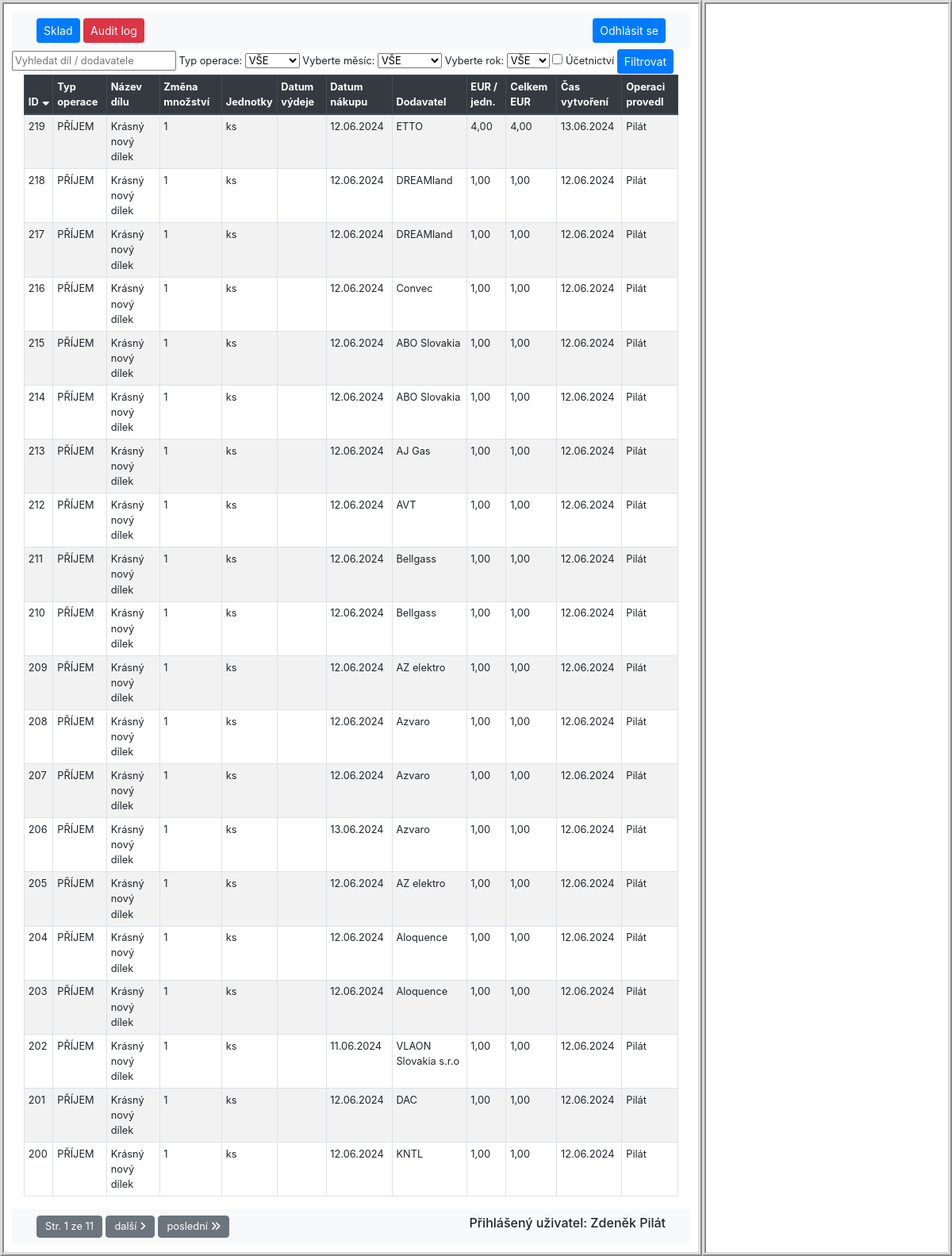
/sklad/audit_logs/ (signed in), run on the app's committed database.
### hpm_sklad/models.py (models this page shows, shortened)
class AuditLog(models.Model):
    class Meta:
        verbose_name_plural = "Auditovací logy"
        ordering = ["-id"]
    MOVEMENT_CHOICES = [
        ('PŘÍJEM', 'Příjem'),
        ('VÝDEJ', 'Výdej')
    ]
    JEDNOTKY_CHOICES = [
        ('ks', 'kus'),
        ('kg', 'kilogram'),
        ('par', 'pár'),
        ('l', 'litr'),
        ('m', 'metr'),
        ('baleni', 'balení'),
    ]
    ucetnictvi = models.BooleanField(verbose_name="Účetnictví")
    evidencni_cislo = models.ForeignKey(Sklad, on_delete=models.CASCADE, verbose_name="Evidenční číslo")
    interne_cislo = models.IntegerField(null=True, verbose_name="Číslo karty")
    objednano = models.CharField(max_length=100, null=True, blank=True, verbose_name="Objednáno?")
    nazev_dilu = models.CharField(max_length=100, verbose_name="Název dílu", db_index=True)
    zmena_mnozstvi = models.IntegerField(verbose_name="Změna množství")
    mnozstvi = models.PositiveIntegerField(verbose_name="Množství")
    jednotky = models.CharField(max_length=10, choices=JEDNOTKY_CHOICES, default='ks', verbose_name="Jednotky")
    typ_operace = models.CharField(max_length=10, choices=MOVEMENT_CHOICES, verbose_name="Typ operace")
    pouzite_zarizeni = models.CharField(max_length=70, null=True, verbose_name="Pro zařízení")
    umisteni = models.CharField(max_length=25, verbose_name="Umístění")
    dodavatel = models.CharField(max_length=70, verbose_name="Dodavatel")
    datum_vydeje = models.DateField(null=True, blank=True, verbose_name="Datum výdeje")
    datum_nakupu = models.DateField(null=True, blank=True, verbose_name="Datum nákupu")
    cislo_objednavky = models.CharField(max_length=20, null=True, blank=True, verbose_name="Číslo objednávky")
    jednotkova_cena_eur = models.FloatField(default=0.0, verbose_name="EUR/jednotka")
    celkova_cena_eur = models.FloatField(default=0.0, verbose_name="Celkem EUR")
    cas_vytvoreni = models.DateTimeField(auto_now_add=True, verbose_name="Čas vytvoření")
    operaci_provedl = models.ForeignKey(User, on_delete=models.CASCADE, verbose_name="Operaci provedl")
    poznamka = models.CharField(null=True, blank=True, max_length=200, verbose_name="Poznámka")

### hpm_sklad/views.py (the view)
# urls.py: path('sklad/audit_logs/', views.AuditLogListView.as_view(), name='audit_log'),
class AuditLogListView(LoginRequiredMixin, ListView):
    model = AuditLog
    template_name = 'hpm_sklad/audit_log.html'  # Zajistěte, že tato cesta je správná
    paginate_by = 20
    def get_context_data(self, **kwargs):
        context = super().get_context_data(**kwargs)
        selected_id = self.request.GET.get('selected', None)
        if selected_id:
            context['selected_item'] = get_object_or_404(AuditLog, id=selected_id)
        else:
            context['selected_item'] = None
        current_year = datetime.datetime.now().year
        context['years'] = range(current_year, 2023, -1)
        context.update({
            'sort': self.request.GET.get('sort', 'id'),
            'order': self.request.GET.get('order', 'down'),
            'query': self.request.GET.get('query', ''),
            'typ_operace': self.request.GET.get('typ_operace', 'VŠE'),
            'month': self.request.GET.get('month', 'VŠE'),
            'year': self.request.GET.get('year', 'VŠE'),
            'ucetnictvi': self.request.GET.get('ucetnictvi', ''),
            'current_user': self.request.user,
        })
        return context
    def get_queryset(self):
        queryset = AuditLog.objects.all()
        query = self.request.GET.get('query', '')
        sort = self.request.GET.get('sort', 'id')
        order = self.request.GET.get('order', 'down')
        if query:
            queryset = queryset.filter(
                Q(nazev_dilu__icontains=query) | Q(dodavatel__icontains=query)
            )
        if self.request.GET.get('ucetnictvi', '') == 'on':
            queryset = queryset.filter(ucetnictvi=True)
        typ_operace = self.request.GET.get('typ_operace', 'VŠE')
        if typ_operace != 'VŠE':
            queryset = queryset.filter(typ_operace=typ_operace)
        month = self.request.GET.get('month', 'VŠE')
        year = self.request.GET.get('year', 'VŠE')
        if month != 'VŠE' and year != 'VŠE':
            queryset = queryset.filter(
                Q(datum_vydeje__year=year, datum_vydeje__month=month) |
                Q(datum_nakupu__year=year, datum_nakupu__month=month)
            )
        if order == 'down':
            sort = f"-{sort}"
        queryset = queryset.order_by(sort)
        return queryset

### hpm_sklad/templatetags/custom_filters.py (called while the page is built)
@register.filter
def url_remove_param(querystring, params):
    params = params.split(',')
    new_querystring = '&'.join(
        f"{key}={value}"
        for part in querystring.split('&')
        if '=' in part and (key := part.split('=')[0]) not in params and (value := part.split('=')[1])
    )
    return new_querystring

### hpm_sklad/templates/hpm_sklad/audit_log.html (shortened to what this page needs)
{% extends "hpm_sklad/base_left_right_column.html" %}
{% load static %}
{% load custom_filters %}
{% block navbar %}
    <div class="col">
        <a class="btn btn-primary btn-sm" href="{% url 'sklad' %}">Sklad</a>
        <a class="btn btn-danger btn-sm" href="{% url 'audit_log' %}">Audit log</a>
    </div>
    <div class="col-auto">
        {% include "hpm_sklad/login.html" %}
    </div>
{% endblock %}
{% block left_content %}
    <form method="GET" action="" class="search-form">
        <div class="search-group small">
            <input class="search" type="text" name="query" placeholder="Vyhledat díl / dodavatele" value="{{ request.GET.query }}">
            <label for="typ_operace">Typ operace:</label>
            <select name="typ_operace" class="search" id="typ_operace">
                <option value="VŠE" {% if request.GET.typ_operace == 'VŠE' or not request.GET.typ_operace %}selected{% endif %}>VŠE</option>
            </select>
            <label for="month">Vyberte měsíc:</label>
            <select name="month" id="month" class="search">
                <option value="VŠE" {% if request.GET.month == 'VŠE' or not request.GET.month %}selected{% endif %}>VŠE</option>
            </select>
            <label for="year">Vyberte rok:</label>
            <select name="year" id="year" class="search">
                <option value="VŠE" {% if request.GET.year == 'VŠE' or not request.GET.year %}selected{% endif %}>VŠE</option>
            </select>
            <label>
                <input type="checkbox" name="ucetnictvi" {% if request.GET.ucetnictvi == 'on' %}checked{% endif %}> Účetnictví
            </label>
            <button class="btn btn-primary btn-sm" type="submit">Filtrovat</button>
        </div>
    </form>
    <div class="container-fluid">
        <table class="table table-sm table-hover table-striped table-bordered">
            <thead class="thead-dark">
                <tr>
                    {% with request.GET.urlencode as querystring %}
                        <th>
                            <a href="?sort=id&order={% if request.GET.sort == 'id' and request.GET.order == 'up' %}down{% else %}up{% endif %}&{{ querystring|url_remove_param:'sort,order' }}">
                                ID
                                {% if not request.GET.sort %}
                                    <i class="fas fa-sort-down"></i>
                                {% endif %}
                            </a>
                        </th>
                        <th>
                            <a href="?sort=typ_operace&order={% if request.GET.sort == 'typ_operace' and request.GET.order == 'up' %}down{% else %}up{% endif %}&{{ querystring|url_remove_param:'sort,order' }}">
                                Typ operace
                            </a>
                        </th>
                        <th>
                            <a href="?sort=nazev_dilu&order={% if request.GET.sort == 'nazev_dilu' and request.GET.order == 'up' %}down{% else %}up{% endif %}&{{ querystring|url_remove_param:'sort,order' }}">
                                Název dílu
                            </a>
                        </th>
                        <th>
                            <a href="?sort=zmena_mnozstvi&order={% if request.GET.sort == 'zmena_mnozstvi' and request.GET.order == 'up' %}down{% else %}up{% endif %}&{{ querystring|url_remove_param:'sort,order' }}">
                                Změna množství
                            </a>
                        </th>
                        <th>
                            <a href="?sort=jednotky&order={% if request.GET.sort == 'jednotky' and request.GET.order == 'up' %}down{% else %}up{% endif %}&{{ querystring|url_remove_param:'sort,order' }}">
                                Jednotky
                            </a>
                        </th>
                        <th>
                            <a href="?sort=datum_vydeje&order={% if request.GET.sort == 'datum_vydeje' and request.GET.order == 'up' %}down{% else %}up{% endif %}&{{ querystring|url_remove_param:'sort,order' }}">
                                Datum výdeje
                            </a>
                        </th>
                        <th>
                            <a href="?sort=datum_nakupu&order={% if request.GET.sort == 'datum_nakupu' and request.GET.order == 'up' %}down{% else %}up{% endif %}&{{ querystring|url_remove_param:'sort,order' }}">
                                Datum nákupu
                            </a>
                        </th>
                        <th>
                            <a href="?sort=dodavatel&order={% if request.GET.sort == 'dodavatel' and request.GET.order == 'up' %}down{% else %}up{% endif %}&{{ querystring|url_remove_param:'sort,order' }}">
                                Dodavatel
                            </a>
                        </th>
                        <th>
                            <a href="?sort=jednotkova_cena_eur&order={% if request.GET.sort == 'jednotkova_cena_eur' and request.GET.order == 'up' %}down{% else %}up{% endif %}&{{ querystring|url_remove_param:'sort,order' }}">
                                EUR / jedn.
                            </a>
                        </th>
                        <th>
                            <a href="?sort=celkova_cena_eur&order={% if request.GET.sort == 'celkova_cena_eur' and request.GET.order == 'up' %}down{% else %}up{% endif %}&{{ querystring|url_remove_param:'sort,order' }}">
                                Celkem EUR
                            </a>
                        </th>
                        <th>
                            <a href="?sort=cas_vytvoreni&order={% if request.GET.sort == 'cas_vytvoreni' and request.GET.order == 'up' %}down{% else %}up{% endif %}&{{ querystring|url_remove_param:'sort,order' }}">
                                Čas vytvoření
                            </a>
                        </th>
                        <th>
                            <a href="?sort=operaci_provedl&order={% if request.GET.sort == 'operaci_provedl' and request.GET.order == 'up' %}down{% else %}up{% endif %}&{{ querystring|url_remove_param:'sort,order' }}">
                                Operaci provedl
                            </a>
                        </th>
                    {% endwith %}
                </tr>
            </thead>
            <tbody class="show-pointer">
                {% for item in object_list %}
                    <tr data-id="{{ item.id }}" data-detail-url="{% url 'detail_audit_log' item.id %}" onclick="loadDetail('{% url 'detail_audit_log' item.id %}', '{{ item.id }}')"
                    {% if item.id == selected_item.id %} class="table-info"{% endif %}>
                        <td>{{ item.id }}</td>
                        <td>{{ item.typ_operace }}</td>
                        <td>{{ item.nazev_dilu|truncatechars:58 }}</td>
                        <td>{{ item.zmena_mnozstvi }}</td>
                        <td>{{ item.jednotky }}</td>
                        <td>{{ item.datum_vydeje | date:"d.m.Y" }}</td>
                        <td>{{ item.datum_nakupu | date:"d.m.Y" }}</td>
                        <td>{{ item.dodavatel|truncatechars:20 }}</td>
                        <td>{{ item.jednotkova_cena_eur|floatformat:2 }}</td>
                        <td>{{ item.celkova_cena_eur|floatformat:2 }}</td>
                        <td>{{ item.cas_vytvoreni|date:"d.m.Y" }}</td>
                        <td>{{ item.operaci_provedl.last_name }}</td>
                    </tr>
                {% endfor %}
            </tbody>
        </table>
    </div>
    {% include "hpm_sklad/pagination.html" %}
{% endblock %}

### hpm_sklad/templates/hpm_sklad/pagination.html (shortened to what this page needs)
{% load custom_filters %}
{% if is_paginated %}
<div class="navbar navbar-expand-lg navbar-light bg-light">
    <span class="col">
        <span class="btn btn-secondary btn-xs">
            Str. {{ page_obj.number }} ze {{ page_obj.paginator.num_pages }}
        </span>
        {% if page_obj.has_next %}
            <a class="btn btn-secondary btn-xs" href="?page={{ page_obj.next_page_number }}&{{ request.GET.urlencode|url_remove_param:'page' }}">další <i class="fas fa-angle-right"></i></a>
            <a class="btn btn-secondary btn-xs" href="?page={{ page_obj.paginator.num_pages }}&{{ request.GET.urlencode|url_remove_param:'page' }}">poslední <i class="fas fa-angles-right"></i></a>
        {% endif %}
    </span>
    <h6 class="col-auto">Přihlášený uživatel: {{ current_user.first_name }} {{ current_user.last_name }}</h6>
</div>
{% endif %}

### hpm_sklad/static/css/style.css (style rules this page uses)
table { font-size: 0.8rem; }
.table-sm th a { color: inherit; text-decoration: none; display: inline-flex; align-items: center; }
.table-sm th a .fa-sort-up, .table-sm th a .fa-sort-down { margin-left: 5px; }
.show-pointer { cursor: pointer; }
.btn-xs { font-size: 0.8rem !important; padding: 3px 10px !important; }

### data on the page
AuditLog: id "219", typ_operace "PŘÍJEM", nazev_dilu "Krásný nový dílek", zmena_mnozstvi "1", jednotky "ks", datum_nakupu "12.06.2024", dodavatel "ETTO", jednotkova_cena_eur "4,00", celkova_cena_eur "4,00", cas_vytvoreni "13.06.2024", operaci_provedl.last_name "Pilát"
AuditLog: id "218", typ_operace "PŘÍJEM", nazev_dilu "Krásný nový dílek", zmena_mnozstvi "1", jednotky "ks", datum_nakupu "12.06.2024", dodavatel "DREAMland", jednotkova_cena_eur "1,00", celkova_cena_eur "1,00", cas_vytvoreni "12.06.2024", operaci_provedl.last_name "Pilát"
AuditLog: id "217", typ_operace "PŘÍJEM", nazev_dilu "Krásný nový dílek", zmena_mnozstvi "1", jednotky "ks", datum_nakupu "12.06.2024", dodavatel "DREAMland", jednotkova_cena_eur "1,00", celkova_cena_eur "1,00", cas_vytvoreni "12.06.2024", operaci_provedl.last_name "Pilát"
AuditLog: id "216", typ_operace "PŘÍJEM", nazev_dilu "Krásný nový dílek", zmena_mnozstvi "1", jednotky "ks", datum_nakupu "12.06.2024", dodavatel "Convec", jednotkova_cena_eur "1,00", celkova_cena_eur "1,00", cas_vytvoreni "12.06.2024", operaci_provedl.last_name "Pilát"
AuditLog: id "215", typ_operace "PŘÍJEM", nazev_dilu "Krásný nový dílek", zmena_mnozstvi "1", jednotky "ks", datum_nakupu "12.06.2024", dodavatel "ABO Slovakia", jednotkova_cena_eur "1,00", celkova_cena_eur "1,00", cas_vytvoreni "12.06.2024", operaci_provedl.last_name "Pilát"
AuditLog: id "214", typ_operace "PŘÍJEM", nazev_dilu "Krásný nový dílek", zmena_mnozstvi "1", jednotky "ks", datum_nakupu "12.06.2024", dodavatel "ABO Slovakia", jednotkova_cena_eur "1,00", celkova_cena_eur "1,00", cas_vytvoreni "12.06.2024", operaci_provedl.last_name "Pilát"
AuditLog: id "213", typ_operace "PŘÍJEM", nazev_dilu "Krásný nový dílek", zmena_mnozstvi "1", jednotky "ks", datum_nakupu "12.06.2024", dodavatel "AJ Gas", jednotkova_cena_eur "1,00", celkova_cena_eur "1,00", cas_vytvoreni "12.06.2024", operaci_provedl.last_name "Pilát"
AuditLog: id "212", typ_operace "PŘÍJEM", nazev_dilu "Krásný nový dílek", zmena_mnozstvi "1", jednotky "ks", datum_nakupu "12.06.2024", dodavatel "AVT", jednotkova_cena_eur "1,00", celkova_cena_eur "1,00", cas_vytvoreni "12.06.2024", operaci_provedl.last_name "Pilát"
AuditLog: id "211", typ_operace "PŘÍJEM", nazev_dilu "Krásný nový dílek", zmena_mnozstvi "1", jednotky "ks", datum_nakupu "12.06.2024", dodavatel "Bellgass", jednotkova_cena_eur "1,00", celkova_cena_eur "1,00", cas_vytvoreni "12.06.2024", operaci_provedl.last_name "Pilát"
AuditLog: id "210", typ_operace "PŘÍJEM", nazev_dilu "Krásný nový dílek", zmena_mnozstvi "1", jednotky "ks", datum_nakupu "12.06.2024", dodavatel "Bellgass", jednotkova_cena_eur "1,00", celkova_cena_eur "1,00", cas_vytvoreni "12.06.2024", operaci_provedl.last_name "Pilát"
AuditLog: id "209", typ_operace "PŘÍJEM", nazev_dilu "Krásný nový dílek", zmena_mnozstvi "1", jednotky "ks", datum_nakupu "12.06.2024", dodavatel "AZ elektro", jednotkova_cena_eur "1,00", celkova_cena_eur "1,00", cas_vytvoreni "12.06.2024", operaci_provedl.last_name "Pilát"
AuditLog: id "208", typ_operace "PŘÍJEM", nazev_dilu "Krásný nový dílek", zmena_mnozstvi "1", jednotky "ks", datum_nakupu "12.06.2024", dodavatel "Azvaro", jednotkova_cena_eur "1,00", celkova_cena_eur "1,00", cas_vytvoreni "12.06.2024", operaci_provedl.last_name "Pilát"
AuditLog: id "207", typ_operace "PŘÍJEM", nazev_dilu "Krásný nový dílek", zmena_mnozstvi "1", jednotky "ks", datum_nakupu "12.06.2024", dodavatel "Azvaro", jednotkova_cena_eur "1,00", celkova_cena_eur "1,00", cas_vytvoreni "12.06.2024", operaci_provedl.last_name "Pilát"
AuditLog: id "206", typ_operace "PŘÍJEM", nazev_dilu "Krásný nový dílek", zmena_mnozstvi "1", jednotky "ks", datum_nakupu "13.06.2024", dodavatel "Azvaro", jednotkova_cena_eur "1,00", celkova_cena_eur "1,00", cas_vytvoreni "12.06.2024", operaci_provedl.last_name "Pilát"
AuditLog: id "205", typ_operace "PŘÍJEM", nazev_dilu "Krásný nový dílek", zmena_mnozstvi "1", jednotky "ks", datum_nakupu "12.06.2024", dodavatel "AZ elektro", jednotkova_cena_eur "1,00", celkova_cena_eur "1,00", cas_vytvoreni "12.06.2024", operaci_provedl.last_name "Pilát"
AuditLog: id "204", typ_operace "PŘÍJEM", nazev_dilu "Krásný nový dílek", zmena_mnozstvi "1", jednotky "ks", datum_nakupu "12.06.2024", dodavatel "Aloquence", jednotkova_cena_eur "1,00", celkova_cena_eur "1,00", cas_vytvoreni "12.06.2024", operaci_provedl.last_name "Pilát"
AuditLog: id "203", typ_operace "PŘÍJEM", nazev_dilu "Krásný nový dílek", zmena_mnozstvi "1", jednotky "ks", datum_nakupu "12.06.2024", dodavatel "Aloquence", jednotkova_cena_eur "1,00", celkova_cena_eur "1,00", cas_vytvoreni "12.06.2024", operaci_provedl.last_name "Pilát"
AuditLog: id "202", typ_operace "PŘÍJEM", nazev_dilu "Krásný nový dílek", zmena_mnozstvi "1", jednotky "ks", datum_nakupu "11.06.2024", dodavatel "VLAON Slovakia s.r.o", jednotkova_cena_eur "1,00", celkova_cena_eur "1,00", cas_vytvoreni "12.06.2024", operaci_provedl.last_name "Pilát"
AuditLog: id "201", typ_operace "PŘÍJEM", nazev_dilu "Krásný nový dílek", zmena_mnozstvi "1", jednotky "ks", datum_nakupu "12.06.2024", dodavatel "DAC", jednotkova_cena_eur "1,00", celkova_cena_eur "1,00", cas_vytvoreni "12.06.2024", operaci_provedl.last_name "Pilát"
AuditLog: id "200", typ_operace "PŘÍJEM", nazev_dilu "Krásný nový dílek", zmena_mnozstvi "1", jednotky "ks", datum_nakupu "12.06.2024", dodavatel "KNTL", jednotkova_cena_eur "1,00", celkova_cena_eur "1,00", cas_vytvoreni "12.06.2024", operaci_provedl.last_name "Pilát"

### other printed values
{{ page_obj.number }} "1"
{{ page_obj.paginator.num_pages }} "11"
{{ current_user.first_name }} "Zdeněk"
{{ current_user.last_name }} "Pilát"
